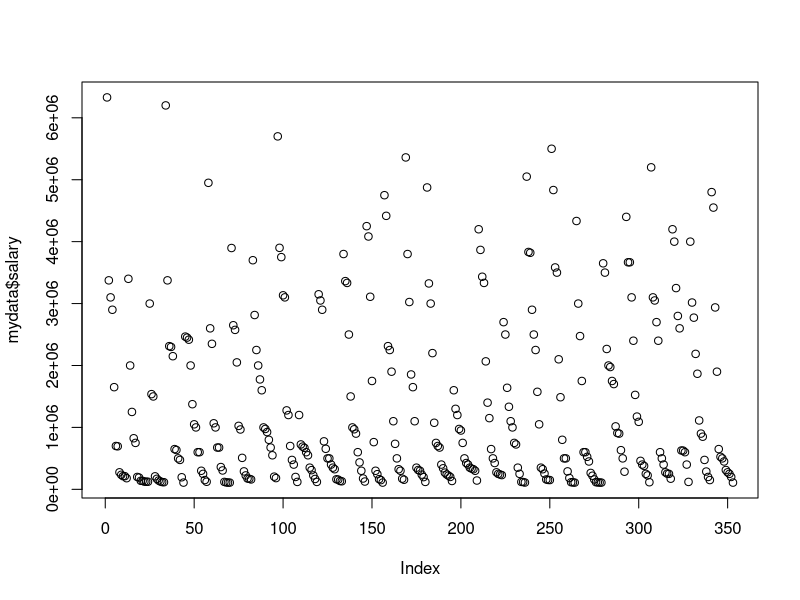
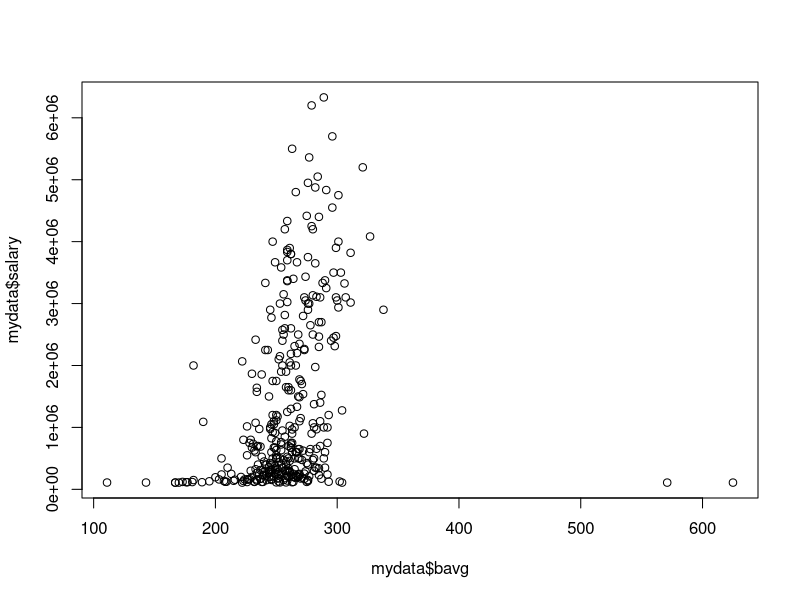
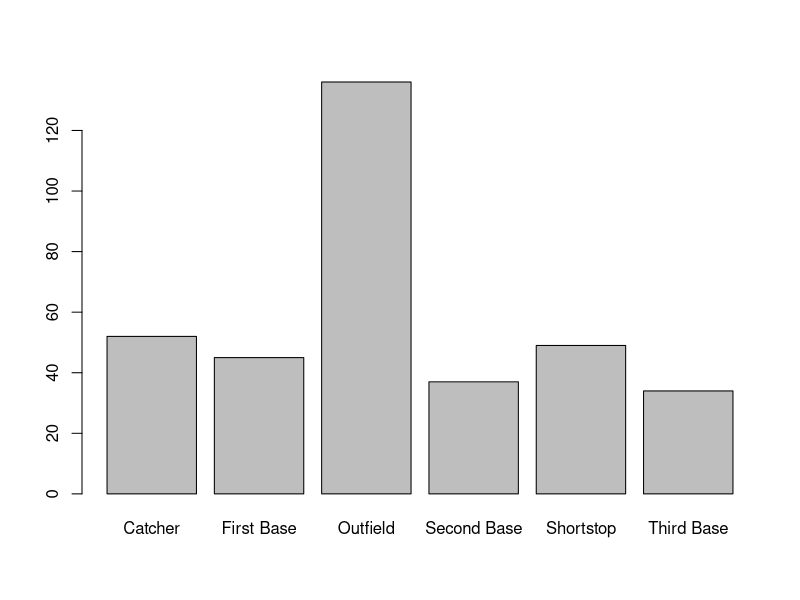
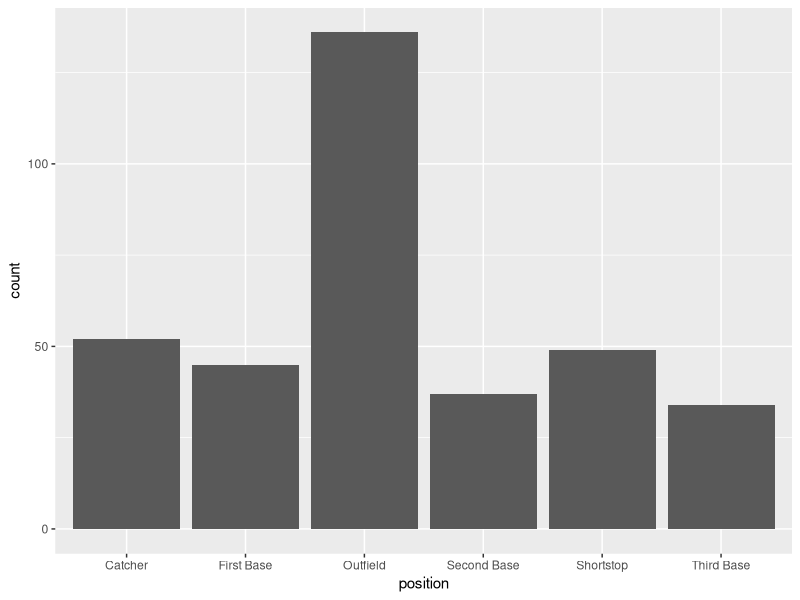
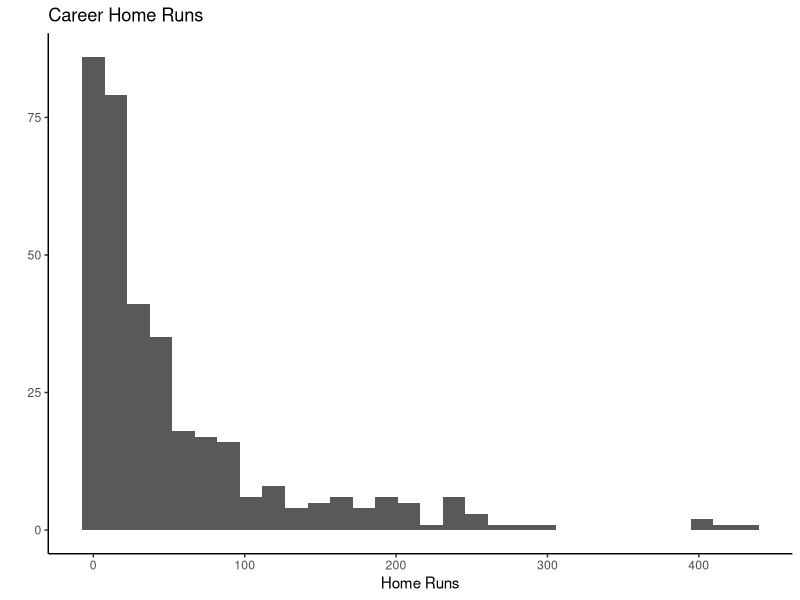
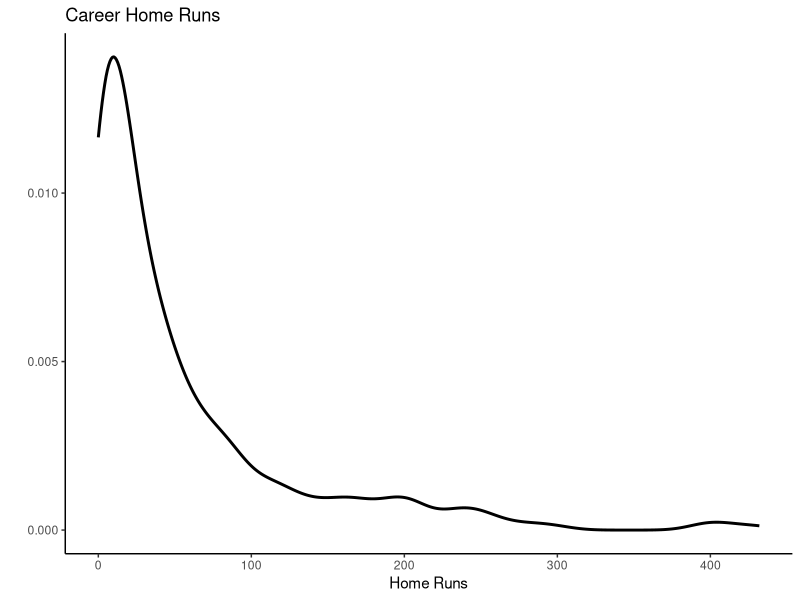
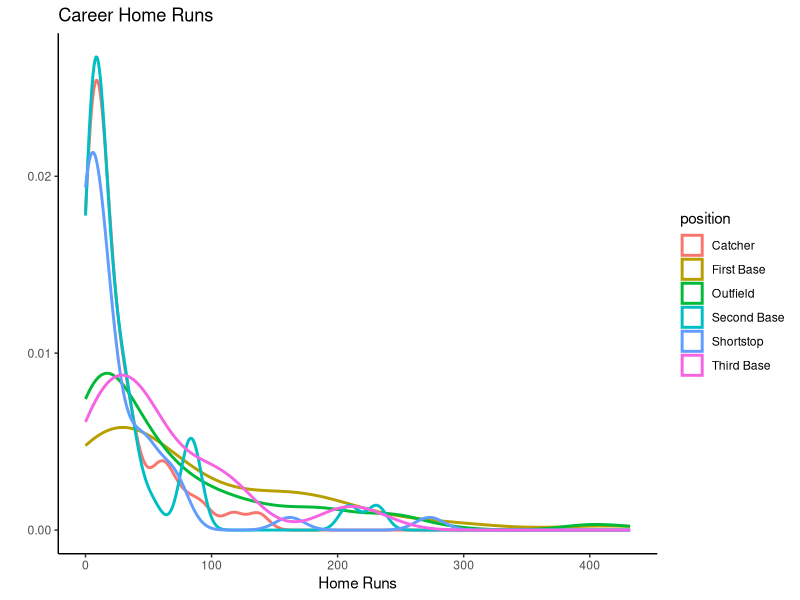
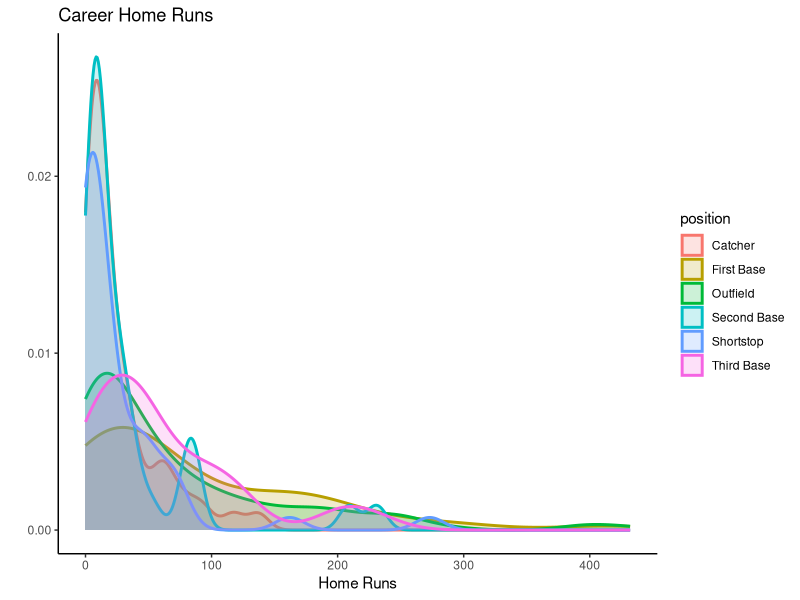

Generate these figures, in order, with R:
## ---- chunk 1
library(tidyverse)
## ---- chunk 2
mydata <- read.csv("data/mlb1.csv", na.strings = ".")
## ---- chunk 3
names(mydata)
## ---- chunk 4
mydata[10,18:23]
## ---- chunk 5
mydata <- mydata %>%  mutate(position = case_when(frstbase == 1 ~ "First Base",
                                                  scndbase == 1 ~ "Second Base",
                                                  shrtstop == 1 ~ "Shortstop",
                                                  thrdbase == 1 ~ "Third Base",
                                                  outfield == 1 ~ "Outfield",
                                                  catcher == 1 ~ "Catcher")) %>% mutate(position = as.factor(position))
## ---- chunk 6
mydata <- mydata %>%  mutate(ethnicity = case_when(black == 1 ~ "black",
                                                   hispan == 1 ~ "hispanic",
                                                   (black == 0) & (hispan == 0) ~ "white")) %>% 
                               mutate(ethnicity = as.factor(ethnicity))
## ---- chunk 7
plot(mydata$salary)
## ---- chunk 8
plot(mydata$bavg,mydata$salary) # first variable for horizontal, 2nd for vertical axis
## ---- chunk 9
plot(mydata$position)
## ---- chunk 10
g1 <- ggplot(mydata, aes(x = position)) + 
  geom_bar() 
## ---- chunk 11
g1
## ---- chunk 12
g2 <- ggplot(mydata, aes(x = hruns)) + 
  geom_histogram() + 
  theme_classic() +
  labs(x = "Home Runs", y = "", title ="Career Home Runs")
g2
## ---- chunk 13
g3 <- ggplot(mydata, aes(x = hruns)) + 
  geom_density(size = 1) + 
  theme_classic() +
  labs(x = "Home Runs", y = "", title ="Career Home Runs")
g3
## ---- chunk 14
g4 <- ggplot(mydata, aes(x = hruns, color = position)) + 
  geom_density(size = 1) + 
  theme_classic() +
  labs(x = "Home Runs", y = "", title ="Career Home Runs")
g4
## ---- chunk 15
g4 <- ggplot(mydata, aes(x = hruns, fill = position, colour = position)) + 
  geom_density(size = 1, alpha = 0.2) + 
  theme_classic() +
  labs(x = "Home Runs", y = "", title ="Career Home Runs")
g4
## ---- chunk 16
g5 <- ggplot(mydata, aes(x = hruns, y = salary)) + 
  geom_point() + 
  theme_classic() +
  labs(x = "Home Runs", y = "Salary", title ="Scatter plot")
g5
## ---- chunk 17
g7 <- ggplot(mydata, aes(x = hruns, y = salary, colour = position)) + 
  geom_point() + 
  theme_classic() +
  labs(x = "Home Runs", y = "Salary", title ="Scatter plot")
g7
## ---- chunk 18
g8 <- ggplot(mydata, aes(x = hruns, y = salary)) + 
  geom_point() + 
  theme_classic() +
  facet_wrap(vars(position)) +
  labs(x = "Home Runs", y = "Salary", title ="Scatter plots")
g8
## ---- chunk 19
g9 <- ggplot(mydata, aes(x = position)) + 
  geom_bar() + 
  theme_classic() +
  facet_grid(vars(ethnicity)) +
  labs(title ="Bar graph of positions (conditional on ethnicity) ")
g9
